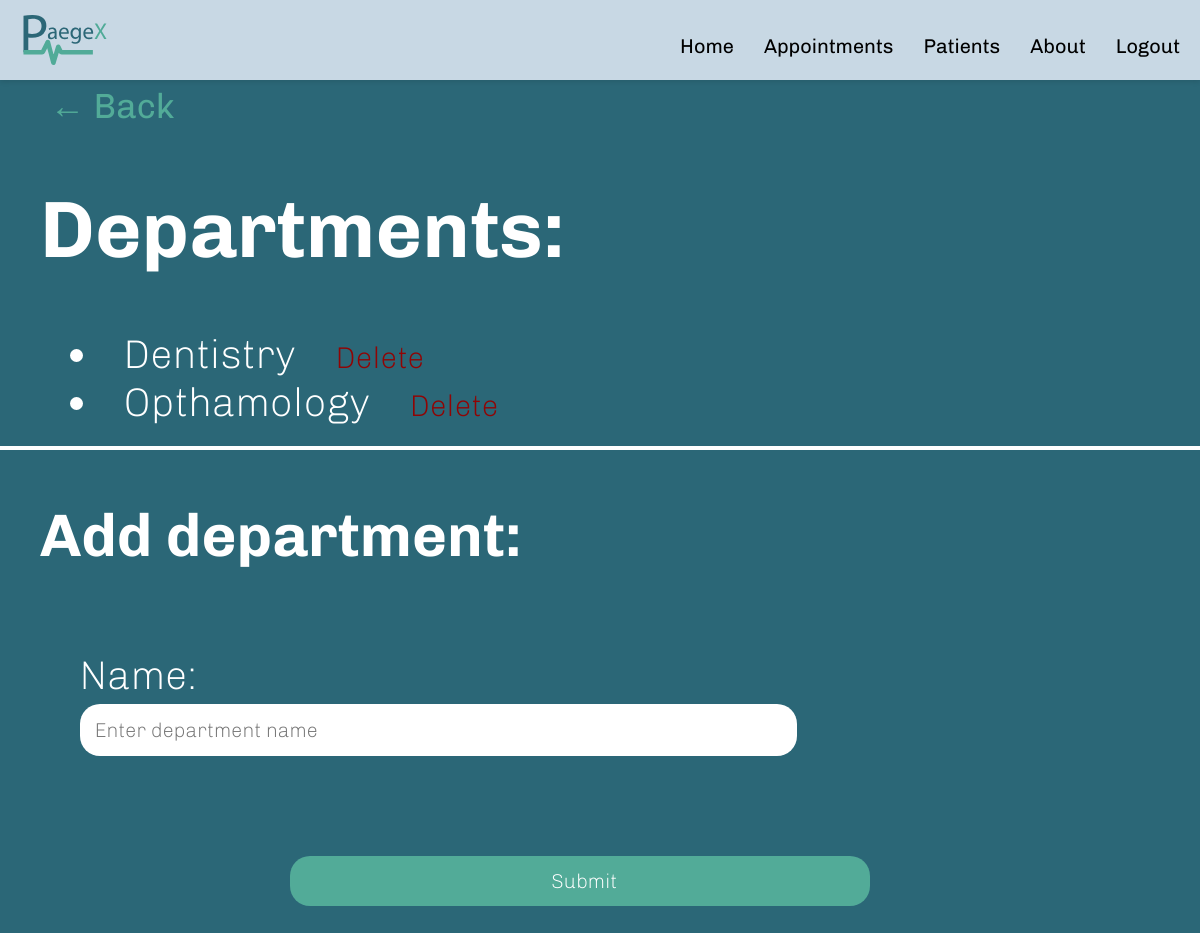
Page /appointments/departments (signed in) on the earlier database version.
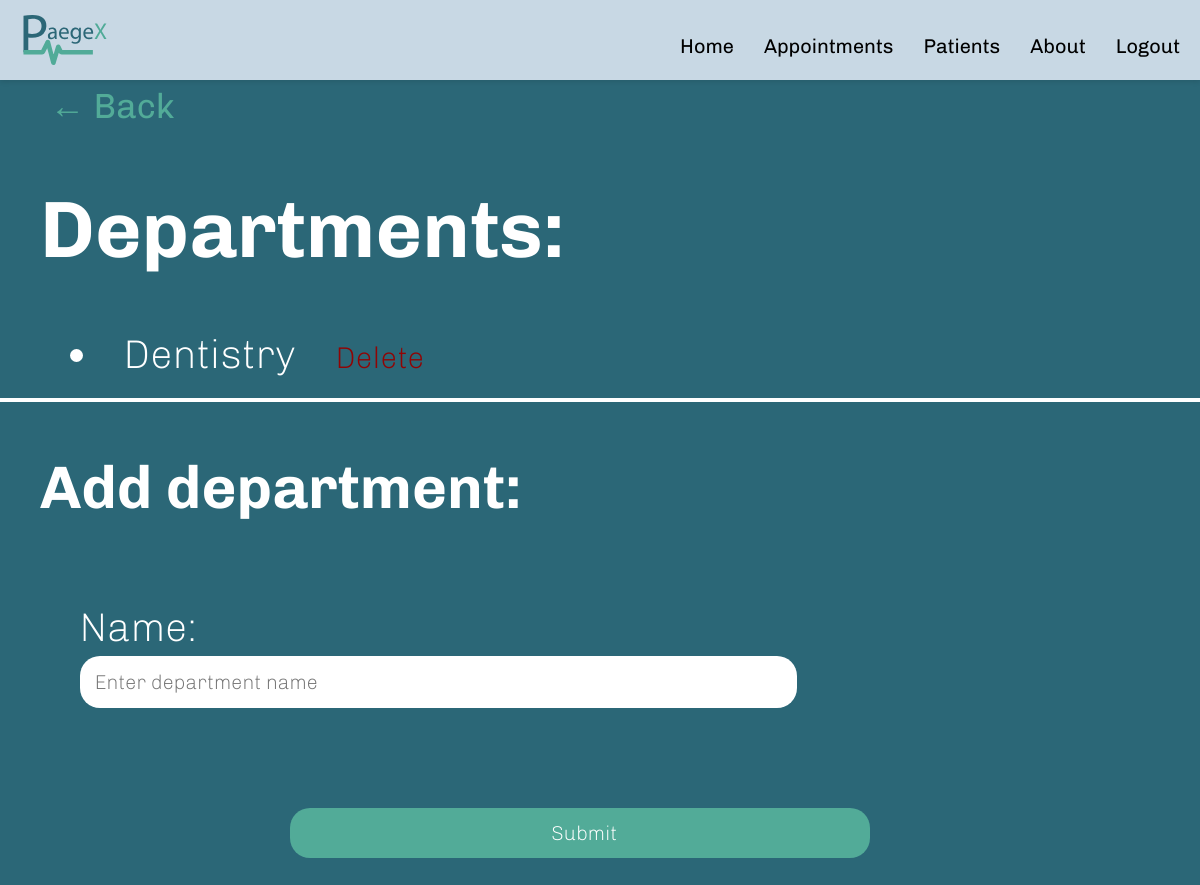
Same page on the later database version.
### appointments/models.py (models this page shows, shortened)
class Department(models.Model):
    name = models.CharField(max_length=64)
    user = models.ForeignKey(User, on_delete=models.SET_NULL, null=True, blank=True)

### appointments/views.py (the view)
# urls.py: path("departments", views.departments, name="departments"),
@login_required(login_url='loginPage')
def departments(request):
    user=request.user
    return render(request, "appointments/departments.html", {
        "departments": Department.objects.filter(user=user)
    })

### appointments/templates/appointments/departments.html (shortened to what this page needs)
{% extends "users/layoutMenu.html" %}
{% block body %}
<a onClick="javascript:history.go(-1)" class="pageLinks">&larr; Back</a>
    <h1>Departments:</h1>
    {% for department in departments %}
    <div>
        <li>{{ department.name }} <a href="{% url 'removeDepartment' department.id %}" class="deleteButton"> Delete</a></li>
    </div>
    {% endfor %}
    <hr>
    <h2>Add department:</h2>
    <form action = "{% url 'addDepartment' %}" method="POST">
        <div class="addForm">
            Name:<br>
            <input type="text" name="departmentName" placeholder="Enter department name" required>
        </div>
        <div class="submitWrapper">
            <input class="submitButton" type="submit">
        </div>
    </form>
{% endblock %}

Differences in the rows shown:
removed Department: name "Opthamology"
